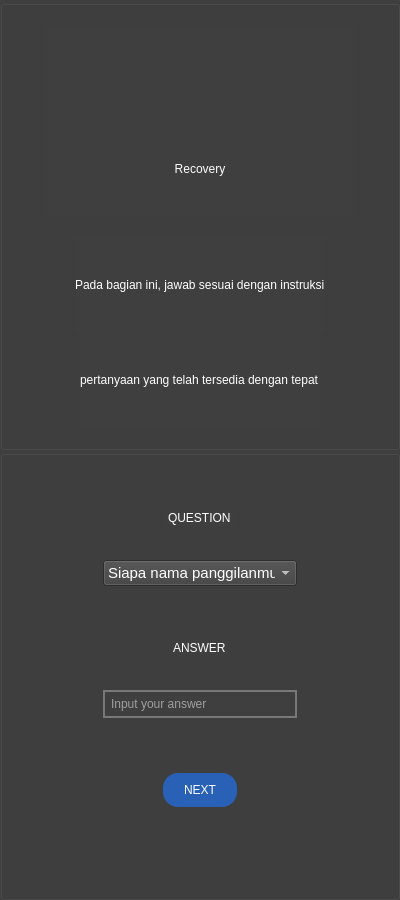
<?xml version="1.0" encoding="UTF-8"?>
<ui version="4.0">
 <class>LoginRecovery</class>
 <widget class="QWidget" name="LoginRecovery">
  <property name="geometry">
   <rect>
    <x>0</x>
    <y>0</y>
    <width>400</width>
    <height>900</height>
   </rect>
  </property>
  <property name="maximumSize">
   <size>
    <width>400</width>
    <height>900</height>
   </size>
  </property>
  <property name="windowTitle">
   <string>Form</string>
  </property>
  <property name="styleSheet">
   <string notr="true">* {
	font: 75 11pt &quot;Arial&quot;;
}
QLabel#appName {
	font: 75 36pt &quot;Arial&quot;;
}
QLabel#RAppName {
	font: 75 36pt &quot;Arial&quot;;
}
QLabel#versionName {
	padding: 0px 0px 20px;
}
QLineEdit {
	padding: 4px;
	border: 2px solid rgb(120, 120, 120);
}
QLineEdit:focus {
	border: 2px solid rgb(57, 136, 255);
}
QCheckBox {
	padding: 10px 0px 10px;
}
QPushButton#loginBtn2 {
	margin: 10px 60px 0px;
	padding: 10px 0px 10px;
}
QPushButton#nextBtn {
	margin: 10px 60px 0px;
	padding: 10px 0px 10px;
}</string>
  </property>
  <layout class="QHBoxLayout" name="horizontalLayout">
   <property name="spacing">
    <number>0</number>
   </property>
   <property name="leftMargin">
    <number>0</number>
   </property>
   <property name="topMargin">
    <number>0</number>
   </property>
   <property name="rightMargin">
    <number>0</number>
   </property>
   <property name="bottomMargin">
    <number>0</number>
   </property>
   <item>
    <widget class="QStackedWidget" name="LRWidget">
     <property name="maximumSize">
      <size>
       <width>400</width>
       <height>900</height>
      </size>
     </property>
     <property name="lineWidth">
      <number>0</number>
     </property>
     <property name="currentIndex">
      <number>1</number>
     </property>
     <widget class="QWidget" name="LoginPage">
      <layout class="QVBoxLayout" name="verticalLayout">
       <property name="spacing">
        <number>0</number>
       </property>
       <property name="leftMargin">
        <number>0</number>
       </property>
       <property name="topMargin">
        <number>0</number>
       </property>
       <property name="rightMargin">
        <number>0</number>
       </property>
       <property name="bottomMargin">
        <number>0</number>
       </property>
       <item>
        <widget class="QGroupBox" name="topLayoutGroup">
         <property name="styleSheet">
          <string notr="true">background-color: rgb(63, 63, 63);</string>
         </property>
         <layout class="QGridLayout" name="topLayout">
          <property name="leftMargin">
           <number>0</number>
          </property>
          <property name="topMargin">
           <number>0</number>
          </property>
          <property name="rightMargin">
           <number>0</number>
          </property>
          <property name="bottomMargin">
           <number>0</number>
          </property>
          <property name="spacing">
           <number>0</number>
          </property>
          <item row="5" column="1" alignment="Qt::AlignHCenter">
           <widget class="QLabel" name="jargon">
            <property name="sizePolicy">
             <sizepolicy hsizetype="Preferred" vsizetype="Fixed">
              <horstretch>0</horstretch>
              <verstretch>0</verstretch>
             </sizepolicy>
            </property>
            <property name="styleSheet">
             <string notr="true">margin: 10px 0px 10px;
color: rgb(255, 255, 255);</string>
            </property>
            <property name="text">
             <string>&quot;Password Manager No.1 se-UTM&quot;</string>
            </property>
           </widget>
          </item>
          <item row="1" column="0">
           <spacer name="leftTopSpacer">
            <property name="orientation">
             <enum>Qt::Horizontal</enum>
            </property>
            <property name="sizeType">
             <enum>QSizePolicy::Fixed</enum>
            </property>
            <property name="sizeHint" stdset="0">
             <size>
              <width>40</width>
              <height>20</height>
             </size>
            </property>
           </spacer>
          </item>
          <item row="3" column="1">
           <widget class="QLabel" name="appName">
            <property name="styleSheet">
             <string notr="true">color: rgb(255, 255, 255);</string>
            </property>
            <property name="text">
             <string>Reavault</string>
            </property>
            <property name="alignment">
             <set>Qt::AlignCenter</set>
            </property>
           </widget>
          </item>
          <item row="4" column="1">
           <widget class="QLabel" name="versionName">
            <property name="styleSheet">
             <string notr="true">color: rgb(255, 255, 255);</string>
            </property>
            <property name="text">
             <string>Version Beta 0.0.1</string>
            </property>
            <property name="alignment">
             <set>Qt::AlignCenter</set>
            </property>
           </widget>
          </item>
          <item row="1" column="1">
           <widget class="QLabel" name="imageLabel">
            <property name="text">
             <string/>
            </property>
            <property name="pixmap">
             <pixmap>../../example/reavaultDark.png</pixmap>
            </property>
            <property name="scaledContents">
             <bool>true</bool>
            </property>
            <property name="alignment">
             <set>Qt::AlignCenter</set>
            </property>
           </widget>
          </item>
          <item row="0" column="1">
           <spacer name="topTopSpacer">
            <property name="orientation">
             <enum>Qt::Vertical</enum>
            </property>
            <property name="sizeType">
             <enum>QSizePolicy::Fixed</enum>
            </property>
            <property name="sizeHint" stdset="0">
             <size>
              <width>20</width>
              <height>20</height>
             </size>
            </property>
           </spacer>
          </item>
          <item row="1" column="2">
           <spacer name="rightTopSpacer">
            <property name="orientation">
             <enum>Qt::Horizontal</enum>
            </property>
            <property name="sizeType">
             <enum>QSizePolicy::Fixed</enum>
            </property>
            <property name="sizeHint" stdset="0">
             <size>
              <width>40</width>
              <height>20</height>
             </size>
            </property>
           </spacer>
          </item>
          <item row="6" column="1">
           <spacer name="bottomTopSpacer">
            <property name="orientation">
             <enum>Qt::Vertical</enum>
            </property>
            <property name="sizeType">
             <enum>QSizePolicy::Fixed</enum>
            </property>
            <property name="sizeHint" stdset="0">
             <size>
              <width>20</width>
              <height>20</height>
             </size>
            </property>
           </spacer>
          </item>
         </layout>
        </widget>
       </item>
       <item>
        <widget class="QGroupBox" name="LoginGroup">
         <property name="styleSheet">
          <string notr="true">background-color: rgb(63, 63, 63);</string>
         </property>
         <layout class="QGridLayout" name="bottomLayout_2">
          <property name="leftMargin">
           <number>0</number>
          </property>
          <property name="topMargin">
           <number>0</number>
          </property>
          <property name="rightMargin">
           <number>0</number>
          </property>
          <property name="bottomMargin">
           <number>0</number>
          </property>
          <property name="spacing">
           <number>0</number>
          </property>
          <item row="12" column="2">
           <spacer name="spacer3">
            <property name="orientation">
             <enum>Qt::Horizontal</enum>
            </property>
            <property name="sizeType">
             <enum>QSizePolicy::Fixed</enum>
            </property>
            <property name="sizeHint" stdset="0">
             <size>
              <width>100</width>
              <height>20</height>
             </size>
            </property>
           </spacer>
          </item>
          <item row="13" column="1">
           <spacer name="verticalSpacer_4">
            <property name="orientation">
             <enum>Qt::Vertical</enum>
            </property>
            <property name="sizeType">
             <enum>QSizePolicy::Fixed</enum>
            </property>
            <property name="sizeHint" stdset="0">
             <size>
              <width>20</width>
              <height>40</height>
             </size>
            </property>
           </spacer>
          </item>
          <item row="5" column="1">
           <widget class="QLineEdit" name="userField_2">
            <property name="styleSheet">
             <string notr="true">color: rgb(255, 255, 255);</string>
            </property>
           </widget>
          </item>
          <item row="6" column="1">
           <widget class="QLabel" name="paswordLabel2">
            <property name="sizePolicy">
             <sizepolicy hsizetype="Preferred" vsizetype="Fixed">
              <horstretch>0</horstretch>
              <verstretch>0</verstretch>
             </sizepolicy>
            </property>
            <property name="styleSheet">
             <string notr="true">margin: 10px 0px 10px;
color: rgb(255, 255, 255);</string>
            </property>
            <property name="text">
             <string>Password</string>
            </property>
           </widget>
          </item>
          <item row="12" column="0">
           <spacer name="spacer4">
            <property name="orientation">
             <enum>Qt::Horizontal</enum>
            </property>
            <property name="sizeType">
             <enum>QSizePolicy::Fixed</enum>
            </property>
            <property name="sizeHint" stdset="0">
             <size>
              <width>100</width>
              <height>20</height>
             </size>
            </property>
           </spacer>
          </item>
          <item row="0" column="1">
           <spacer name="spacer5">
            <property name="orientation">
             <enum>Qt::Horizontal</enum>
            </property>
            <property name="sizeHint" stdset="0">
             <size>
              <width>40</width>
              <height>20</height>
             </size>
            </property>
           </spacer>
          </item>
          <item row="4" column="1">
           <widget class="QLabel" name="userLabel_3">
            <property name="sizePolicy">
             <sizepolicy hsizetype="Preferred" vsizetype="Fixed">
              <horstretch>0</horstretch>
              <verstretch>0</verstretch>
             </sizepolicy>
            </property>
            <property name="styleSheet">
             <string notr="true">margin: 10px 0px 10px;
color: rgb(255, 255, 255);</string>
            </property>
            <property name="text">
             <string>Username</string>
            </property>
           </widget>
          </item>
          <item row="11" column="1">
           <spacer name="spacer1">
            <property name="orientation">
             <enum>Qt::Horizontal</enum>
            </property>
            <property name="sizeHint" stdset="0">
             <size>
              <width>40</width>
              <height>20</height>
             </size>
            </property>
           </spacer>
          </item>
          <item row="8" column="1">
           <spacer name="spacer2">
            <property name="orientation">
             <enum>Qt::Horizontal</enum>
            </property>
            <property name="sizeHint" stdset="0">
             <size>
              <width>40</width>
              <height>20</height>
             </size>
            </property>
           </spacer>
          </item>
          <item row="9" column="1">
           <widget class="QPushButton" name="loginBtn2">
            <property name="styleSheet">
             <string notr="true">QPushButton {
	background-color: #2861b6;
	border: none;
	border-radius: 15px;
	color: white;
}
QPushButton:pressed {
	background-color: rgb(47, 117, 214);
}</string>
            </property>
            <property name="text">
             <string>Login</string>
            </property>
           </widget>
          </item>
          <item row="7" column="1">
           <widget class="QLineEdit" name="passwordField2">
            <property name="styleSheet">
             <string notr="true">color: rgb(255, 255, 255);</string>
            </property>
           </widget>
          </item>
          <item row="12" column="1">
           <widget class="QPushButton" name="recoveryBtn2">
            <property name="styleSheet">
             <string notr="true">QPushButton{
	border:none;
	background-color:none;
	color:black;
	padding:0px;
	font: 9pt &quot;Arial&quot;;
	color: rgb(255, 255, 255);

}

QPushButton:hover{
	border:none;
	color:rgb(85, 85, 255);
}</string>
            </property>
            <property name="text">
             <string>Forgot Password?</string>
            </property>
           </widget>
          </item>
         </layout>
        </widget>
       </item>
      </layout>
     </widget>
     <widget class="QWidget" name="RecoveryPage">
      <layout class="QVBoxLayout" name="verticalLayout_2">
       <property name="spacing">
        <number>0</number>
       </property>
       <property name="leftMargin">
        <number>0</number>
       </property>
       <property name="topMargin">
        <number>0</number>
       </property>
       <property name="rightMargin">
        <number>0</number>
       </property>
       <property name="bottomMargin">
        <number>0</number>
       </property>
       <item>
        <widget class="QGroupBox" name="LogoPlace">
         <property name="styleSheet">
          <string notr="true">background-color: rgb(63, 63, 63);</string>
         </property>
         <layout class="QGridLayout" name="topLayout_2">
          <property name="leftMargin">
           <number>0</number>
          </property>
          <property name="topMargin">
           <number>0</number>
          </property>
          <property name="rightMargin">
           <number>0</number>
          </property>
          <property name="bottomMargin">
           <number>0</number>
          </property>
          <property name="spacing">
           <number>0</number>
          </property>
          <item row="5" column="1" alignment="Qt::AlignHCenter">
           <widget class="QLabel" name="label">
            <property name="styleSheet">
             <string notr="true">color:rgb(255, 255, 255);
font: 11pt &quot;Arial&quot;;</string>
            </property>
            <property name="text">
             <string>Pada bagian ini, jawab sesuai dengan instruksi</string>
            </property>
           </widget>
          </item>
          <item row="6" column="1" alignment="Qt::AlignHCenter">
           <widget class="QLabel" name="label_2">
            <property name="styleSheet">
             <string notr="true">color:rgb(255, 255, 255);
font: 11pt &quot;Arial&quot;;</string>
            </property>
            <property name="text">
             <string>pertanyaan yang telah tersedia dengan tepat</string>
            </property>
           </widget>
          </item>
          <item row="4" column="1">
           <spacer name="spacer25">
            <property name="orientation">
             <enum>Qt::Horizontal</enum>
            </property>
            <property name="sizeHint" stdset="0">
             <size>
              <width>40</width>
              <height>20</height>
             </size>
            </property>
           </spacer>
          </item>
          <item row="3" column="1">
           <widget class="QLabel" name="RAppName">
            <property name="styleSheet">
             <string notr="true">color: rgb(255, 255, 255);</string>
            </property>
            <property name="text">
             <string>Recovery</string>
            </property>
            <property name="alignment">
             <set>Qt::AlignCenter</set>
            </property>
           </widget>
          </item>
          <item row="1" column="0">
           <spacer name="leftTopSpacer_2">
            <property name="orientation">
             <enum>Qt::Horizontal</enum>
            </property>
            <property name="sizeType">
             <enum>QSizePolicy::Fixed</enum>
            </property>
            <property name="sizeHint" stdset="0">
             <size>
              <width>40</width>
              <height>20</height>
             </size>
            </property>
           </spacer>
          </item>
          <item row="1" column="2">
           <spacer name="rightTopSpacer_2">
            <property name="orientation">
             <enum>Qt::Horizontal</enum>
            </property>
            <property name="sizeType">
             <enum>QSizePolicy::Fixed</enum>
            </property>
            <property name="sizeHint" stdset="0">
             <size>
              <width>40</width>
              <height>20</height>
             </size>
            </property>
           </spacer>
          </item>
          <item row="7" column="1">
           <spacer name="spacer24_2">
            <property name="orientation">
             <enum>Qt::Vertical</enum>
            </property>
            <property name="sizeType">
             <enum>QSizePolicy::Fixed</enum>
            </property>
            <property name="sizeHint" stdset="0">
             <size>
              <width>20</width>
              <height>20</height>
             </size>
            </property>
           </spacer>
          </item>
          <item row="1" column="1">
           <widget class="QLabel" name="imageLabel_2">
            <property name="text">
             <string/>
            </property>
            <property name="pixmap">
             <pixmap>../../../../Downloads/tambahan/reavaultDark.png</pixmap>
            </property>
            <property name="scaledContents">
             <bool>true</bool>
            </property>
            <property name="alignment">
             <set>Qt::AlignCenter</set>
            </property>
           </widget>
          </item>
          <item row="0" column="1">
           <spacer name="topTopSpacer_2">
            <property name="orientation">
             <enum>Qt::Vertical</enum>
            </property>
            <property name="sizeType">
             <enum>QSizePolicy::Fixed</enum>
            </property>
            <property name="sizeHint" stdset="0">
             <size>
              <width>20</width>
              <height>20</height>
             </size>
            </property>
           </spacer>
          </item>
         </layout>
        </widget>
       </item>
       <item>
        <widget class="QGroupBox" name="RecoveryGroup">
         <property name="styleSheet">
          <string notr="true">background-color: rgb(63, 63, 63);</string>
         </property>
         <layout class="QGridLayout" name="bottomLayout_3">
          <property name="leftMargin">
           <number>0</number>
          </property>
          <property name="topMargin">
           <number>0</number>
          </property>
          <property name="rightMargin">
           <number>0</number>
          </property>
          <property name="bottomMargin">
           <number>0</number>
          </property>
          <property name="spacing">
           <number>0</number>
          </property>
          <item row="7" column="1" alignment="Qt::AlignHCenter">
           <widget class="QLabel" name="answerLabel">
            <property name="sizePolicy">
             <sizepolicy hsizetype="Preferred" vsizetype="Fixed">
              <horstretch>0</horstretch>
              <verstretch>0</verstretch>
             </sizepolicy>
            </property>
            <property name="styleSheet">
             <string notr="true">margin: 10px 0px 10px;
color: rgb(255, 255, 255);</string>
            </property>
            <property name="text">
             <string>ANSWER</string>
            </property>
           </widget>
          </item>
          <item row="12" column="0">
           <spacer name="spacer20">
            <property name="orientation">
             <enum>Qt::Horizontal</enum>
            </property>
            <property name="sizeType">
             <enum>QSizePolicy::Fixed</enum>
            </property>
            <property name="sizeHint" stdset="0">
             <size>
              <width>100</width>
              <height>20</height>
             </size>
            </property>
           </spacer>
          </item>
          <item row="9" column="1">
           <spacer name="spacer21">
            <property name="orientation">
             <enum>Qt::Horizontal</enum>
            </property>
            <property name="sizeHint" stdset="0">
             <size>
              <width>40</width>
              <height>20</height>
             </size>
            </property>
           </spacer>
          </item>
          <item row="4" column="1" alignment="Qt::AlignHCenter">
           <widget class="QLabel" name="questionLabel">
            <property name="sizePolicy">
             <sizepolicy hsizetype="Preferred" vsizetype="Fixed">
              <horstretch>0</horstretch>
              <verstretch>0</verstretch>
             </sizepolicy>
            </property>
            <property name="styleSheet">
             <string notr="true">margin: 10px 0px 10px;
color: rgb(255, 255, 255);</string>
            </property>
            <property name="text">
             <string>QUESTION</string>
            </property>
           </widget>
          </item>
          <item row="0" column="1">
           <spacer name="spacer22">
            <property name="orientation">
             <enum>Qt::Horizontal</enum>
            </property>
            <property name="sizeHint" stdset="0">
             <size>
              <width>40</width>
              <height>20</height>
             </size>
            </property>
           </spacer>
          </item>
          <item row="8" column="1">
           <widget class="QLineEdit" name="answerField">
            <property name="styleSheet">
             <string notr="true">color: rgb(255, 255, 255);</string>
            </property>
            <property name="placeholderText">
             <string>Input your answer</string>
            </property>
           </widget>
          </item>
          <item row="10" column="1">
           <widget class="QPushButton" name="nextBtn">
            <property name="styleSheet">
             <string notr="true">QPushButton{
	background-color: #2861b6;
	border: none;
	border-radius: 15px;
	color: white;
}
QPushButton:pressed {
	background-color: rgb(47, 117, 214);
}</string>
            </property>
            <property name="text">
             <string>NEXT</string>
            </property>
           </widget>
          </item>
          <item row="5" column="1">
           <widget class="QComboBox" name="questionBox">
            <property name="font">
             <font>
              <family>Arial</family>
              <pointsize>11</pointsize>
              <weight>9</weight>
              <italic>false</italic>
              <bold>false</bold>
             </font>
            </property>
            <property name="styleSheet">
             <string notr="true">color:rgb(255, 255, 255);</string>
            </property>
            <item>
             <property name="text">
              <string>Siapa nama panggilanmu?</string>
             </property>
            </item>
            <item>
             <property name="text">
              <string>Tanggal berapa kamu lahir?</string>
             </property>
            </item>
            <item>
             <property name="text">
              <string>Dimana alamat rumahmu?</string>
             </property>
            </item>
           </widget>
          </item>
          <item row="6" column="1">
           <spacer name="spacer23">
            <property name="orientation">
             <enum>Qt::Horizontal</enum>
            </property>
            <property name="sizeHint" stdset="0">
             <size>
              <width>40</width>
              <height>20</height>
             </size>
            </property>
           </spacer>
          </item>
          <item row="13" column="1">
           <spacer name="verticalSpacer_5">
            <property name="orientation">
             <enum>Qt::Vertical</enum>
            </property>
            <property name="sizeType">
             <enum>QSizePolicy::Fixed</enum>
            </property>
            <property name="sizeHint" stdset="0">
             <size>
              <width>20</width>
              <height>40</height>
             </size>
            </property>
           </spacer>
          </item>
          <item row="12" column="2">
           <spacer name="spacer24">
            <property name="orientation">
             <enum>Qt::Horizontal</enum>
            </property>
            <property name="sizeType">
             <enum>QSizePolicy::Fixed</enum>
            </property>
            <property name="sizeHint" stdset="0">
             <size>
              <width>100</width>
              <height>20</height>
             </size>
            </property>
           </spacer>
          </item>
         </layout>
        </widget>
       </item>
      </layout>
     </widget>
    </widget>
   </item>
  </layout>
 </widget>
 <resources/>
 <connections/>
</ui>
